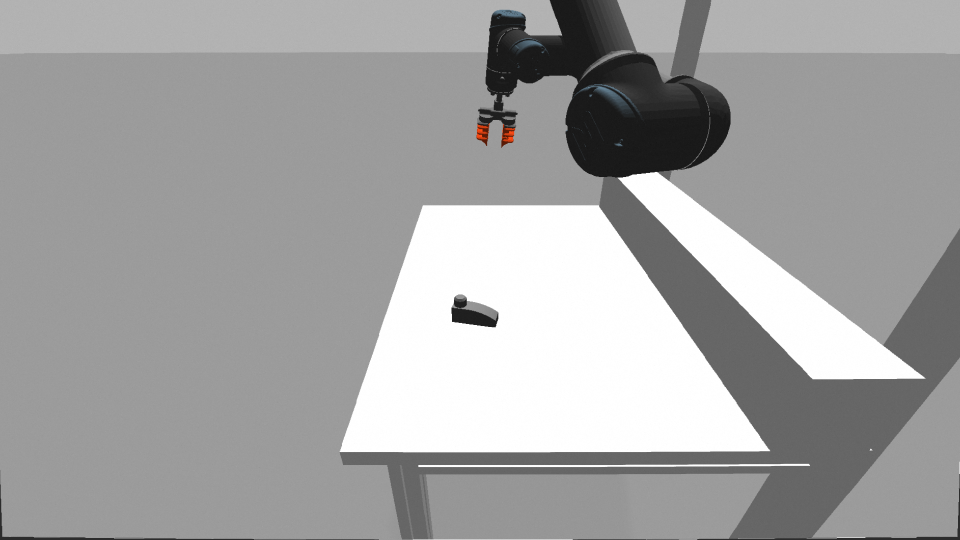
#> input picture src/vision/images/img_ZED_cam.png, 1920 x 1080 px (shown at 1/2 size)
$ python Region_of_interest.py
#> lines starting #> are read from the running program, lines starting #| are printed output that depends on the picture
import cv2
import numpy as np
from pathlib import Path
import sys
import os

# --------------------- DIRECTORIES and PATHS ---------------------
ROOT = Path(__file__).resolve().parents[1]  # vision folder
if str(ROOT) not in sys.path:
    sys.path.append(str(ROOT))
ROOT = Path(os.path.abspath(ROOT))

INPUT_FILE = str(ROOT) + '/images/img_ZED_cam.png'
OUTPUT_FILE = str(ROOT) + '/images/ROI_table.png'

# --------------------- FUNCTIONS  ---------------------

def find_roi(img_path):
    """
    Finds the Region of Interest (ROI) in the input image based on the position of the vertices of the table.

    @param img_path: Path of the input image.
    """
#> called with img_path = 'src/vision/images/img_ZED_cam.png'
    img = cv2.imread(img_path)
#> img is the input picture: shape (1080, 1920, 3); mean B, G, R 162.7, 162.7, 162.8
    mask = np.zeros(img.shape[0:2], dtype=np.uint8)
    table_points = np.array([[[844, 410], [1196, 410], [1541, 905], [678, 905]]]) # corners of the table
    cv2.drawContours(mask, [table_points], -1, (255, 255, 255), -1, cv2.LINE_AA)
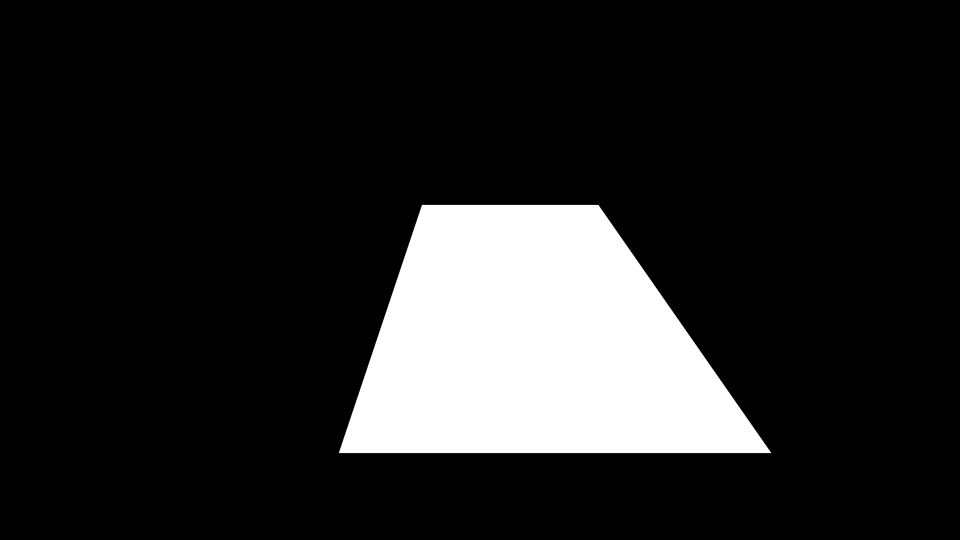
#> mask: shape (1080, 1920) (shown at 1/2 size); min 0, max 255, mean 37.2
    res = cv2.bitwise_and(img, img, mask=mask)
    cv2.imwrite(OUTPUT_FILE, res)

# --------------------- MAIN  ---------------------

if __name__ == '__main__':
    find_roi(INPUT_FILE)
